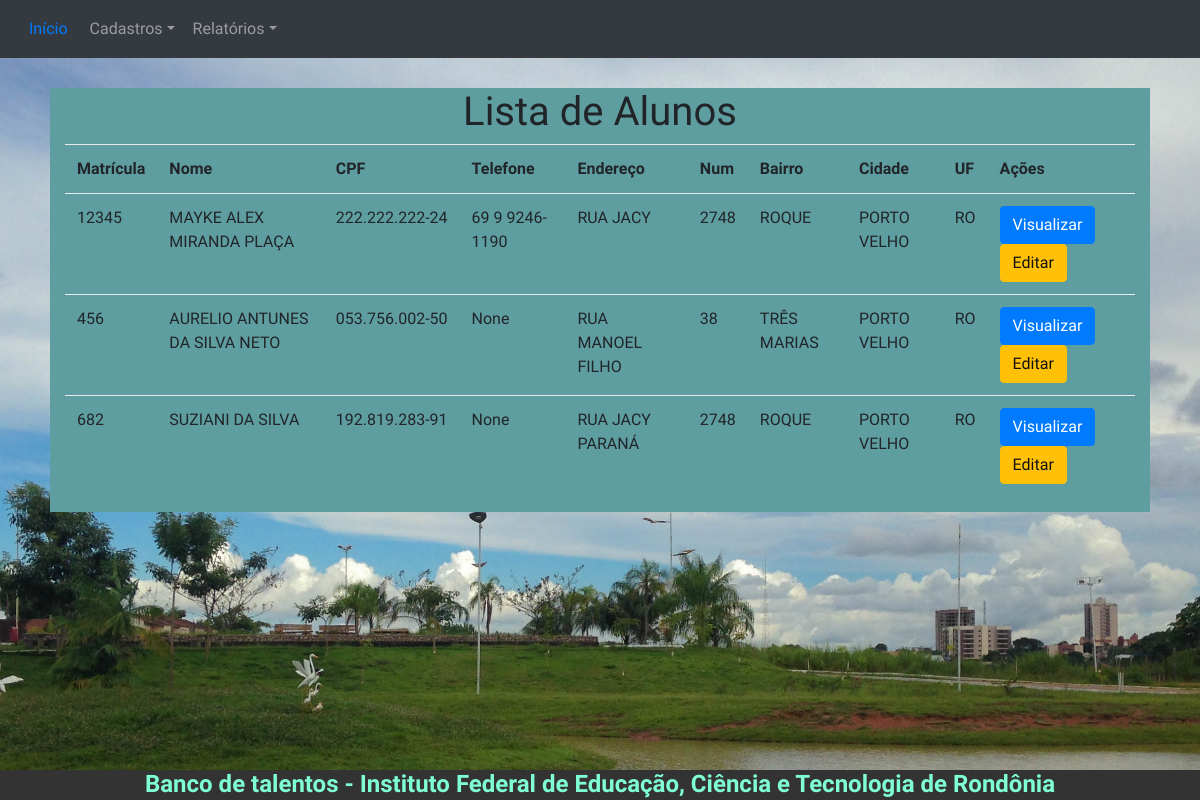
Page /listarAlunos on the committed database.
### models.py (models this page shows, shortened)
class Pessoa(db.Model):
    __tablename__ = "pessoas"
    __table_args__ = {'extend_existing': True}
    __mapper_args__ = {'polymorphic_identity': 'pessoa'}
    id = db.Column(db.Integer, autoincrement=True, primary_key=True)
    nome        = db.Column(db.String(100))
    endereco    = db.Column(db.String(50))
    num         = db.Column(db.String(10))
    complemento = db.Column(db.String(40))
    bairro      = db.Column(db.String(50))
    cidade      = db.Column(db.String(50))
    uf          = db.Column(db.String(50))
    imagem      = db.Column(db.String(80))
    data_cadastro = db.Column(db.String(12))
    telefone    = db.Column(db.String(15))
    email    = db.Column(db.String(15), unique= True)
    password = db.Column(db.String(10))
    tipo     = db.Column(db.Integer)  # 1 para IFRO - 2 para VISITANTE

class Aluno(Pessoa):
    __tablename__ = "alunos"
    __table_args__ = {'extend_existing': True}
    __mapper_args__ = {'polymorphic_identity': 'aluno'}
    id = db.Column(db.Integer, db.ForeignKey('pessoas.id'), primary_key=True)
    cpf = db.Column(db.String(11))
    matricula = db.Column(db.Integer)

class Pessoa(db.Model):
    __tablename__ = "pessoas"
    __table_args__ = {'extend_existing': True}
    __mapper_args__ = {'polymorphic_identity': 'pessoa'}
    id = db.Column(db.Integer, autoincrement=True, primary_key=True)
    nome        = db.Column(db.String(100))
    endereco    = db.Column(db.String(50))
    num         = db.Column(db.String(10))
    complemento = db.Column(db.String(40))
    bairro      = db.Column(db.String(50))
    cidade      = db.Column(db.String(50))
    uf          = db.Column(db.String(50))
    imagem      = db.Column(db.String(80))
    data_cadastro = db.Column(db.String(12))
    telefone    = db.Column(db.String(15))
    email    = db.Column(db.String(15), unique= True)
    password = db.Column(db.String(10))
    tipo     = db.Column(db.Integer)  # 1 para IFRO - 2 para VISITANTE

### app.py (the view)
@app.route('/listarAlunos')
def listarAlunos():
    alunos = models.Aluno.query.all()
    return render_template('listarAlunos.html', alunos=alunos)

### app.py (called while the page is built)
@login_manager.request_loader
def request_loader(request):
    email = request.form.get('email')
    if email not in users:
        return #'Não existe o e-mail {} cadastrado no banco'.format(email)
    user = User()
    user.id = email
    return user

### templates/listarAlunos.html (shortened to what this page needs)
{% extends 'base_ifro.html' %}
{% block conteudo %}
<br>
<br>
<div class="container col-md-11" >
    <div class="row">
        <div class="col-md-12" style="background: cadetblue">
            <h1 class="text-center">Lista de Alunos</h1>
            <table class="table table-hover">
                <tr>
                    <th>Matrícula</th>
                    <th>Nome</th>
                    <th>CPF</th>
                    <th>Telefone</th>
                    <th>Endereço</th>
                    <th>Num</th>
                    <th>Bairro</th>
                    <th>Cidade</th>
                    <th>UF</th>
                    <th>Ações</th>
                </tr>
                {% for aluno in alunos: %}
                <tr>
                    <td>{{ aluno.matricula }}</td>
                    <td>{{ aluno.nome.upper() }}</td>
                    <td>{{ aluno.cpf[0:3]}}.{{aluno.cpf[3:6]}}.{{aluno.cpf[6:9]}}-{{aluno.cpf[9:11]}}</td>
                    <td>{{ aluno.telefone }}</td>
                    <td>{{ aluno.endereco.upper() }}</td>
                    <td>{{ aluno.num.upper() }}</td>
                    <td>{{ aluno.bairro.upper() }}</td>
                    <td>{{ aluno.cidade.upper() }}</td>
                    <td>{{ aluno.uf.upper() }}</td>
                    <td>
                        <a href="/viewAluno/{{aluno.id}}" class="btn btn-primary">
                            Visualizar
                        </a>
                        <a href="" class="btn btn-warning">
                            Editar
                        </a>
                    </td>
                </tr>
                {% endfor %}
            </table>
        </div>
    </div>
</div>
{% endblock %}

### static/css/stylish-portfolio.css (style rules this page uses)
html, body { width: 100%; height: 100%; }
body { font-family: 'Source Sans Pro', 'Helvetica Neue', Helvetica, Arial, sans-serif; background: url(../img/parque_cidade.jpg ) no-repeat center center scroll ; -webkit-background-size: cover; -moz-background-size: cover; -o-background-size: cover; background-size: cover; }

### static/css/signin.css (style rules this page uses)
body { padding-top: 40px; padding-bottom: 40px; background-color: #eee; }

### rows in the picture
Aluno: matricula "12345", nome "MAYKE ALEX MIRANDA PLAÇA", cpf "222", cpf "24", telefone "69 9 9246-1190", endereco "RUA JACY", num "2748", bairro "ROQUE", cidade "PORTO VELHO", uf "RO"
Aluno: matricula "456", nome "AURELIO ANTUNES DA SILVA NETO", cpf "053", cpf "756", cpf "002", cpf "50", telefone "None", endereco "RUA MANOEL FILHO", num "38", bairro "TRÊS MARIAS", cidade "PORTO VELHO", uf "RO"
Aluno: matricula "682", nome "SUZIANI DA SILVA", cpf "192", cpf "819", cpf "283", cpf "91", telefone "None", endereco "RUA JACY PARANÁ", num "2748", bairro "ROQUE", cidade "PORTO VELHO", uf "RO"
